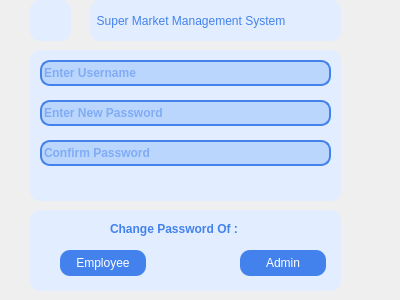
<?xml version="1.0" encoding="UTF-8"?>
<ui version="4.0">
 <class>adminUpdate</class>
 <widget class="QDialog" name="adminUpdate">
  <property name="geometry">
   <rect>
    <x>0</x>
    <y>0</y>
    <width>400</width>
    <height>300</height>
   </rect>
  </property>
  <property name="windowTitle">
   <string>Dialog</string>
  </property>
  <widget class="QFrame" name="frameText">
   <property name="geometry">
    <rect>
     <x>30</x>
     <y>50</y>
     <width>311</width>
     <height>151</height>
    </rect>
   </property>
   <property name="styleSheet">
    <string notr="true">QFrame 
{
background-color: #E2EEFF;
border-radius: 10px;
}</string>
   </property>
   <property name="frameShape">
    <enum>QFrame::StyledPanel</enum>
   </property>
   <property name="frameShadow">
    <enum>QFrame::Raised</enum>
   </property>
   <widget class="QLineEdit" name="username">
    <property name="geometry">
     <rect>
      <x>10</x>
      <y>10</y>
      <width>291</width>
      <height>26</height>
     </rect>
    </property>
    <property name="styleSheet">
     <string notr="true">QLineEdit
{
background-color : #BBD6FD;
color: #4382EC;
border: 2px solid #4382EC;
border-radius: 10px;
font-weight: bold;
}

QLineEdit:hover
{
background-color : #BBD6FD;
border: 3px solid #4382EC;
border-radius: 10px;
font-weight: bolder;
}

QLineEdit:focus
{
background-color : #BBD6FD;
border: 3px solid #4382EC;
border-radius: 10px;
color: #4382EC;
font-weight: italic;
}</string>
    </property>
    <property name="echoMode">
     <enum>QLineEdit::Normal</enum>
    </property>
    <property name="placeholderText">
     <string>Enter Username</string>
    </property>
   </widget>
   <widget class="QLineEdit" name="NewPassword">
    <property name="geometry">
     <rect>
      <x>10</x>
      <y>50</y>
      <width>291</width>
      <height>26</height>
     </rect>
    </property>
    <property name="styleSheet">
     <string notr="true">QLineEdit
{
background-color : #BBD6FD;
color: #4382EC;
border: 2px solid #4382EC;
border-radius: 10px;
font-weight: bold;
}

QLineEdit:hover
{
background-color : #BBD6FD;
border: 3px solid #4382EC;
border-radius: 10px;
font-weight: bolder;
}

QLineEdit:focus
{
background-color : #BBD6FD;
border: 3px solid #4382EC;
border-radius: 10px;
color: #4382EC;
font-weight: italic;
}</string>
    </property>
    <property name="echoMode">
     <enum>QLineEdit::Password</enum>
    </property>
    <property name="placeholderText">
     <string>Enter New Password</string>
    </property>
   </widget>
   <widget class="QLineEdit" name="ConfirmNewPassword">
    <property name="geometry">
     <rect>
      <x>10</x>
      <y>90</y>
      <width>291</width>
      <height>26</height>
     </rect>
    </property>
    <property name="styleSheet">
     <string notr="true">QLineEdit
{
background-color : #BBD6FD;
color: #4382EC;
border: 2px solid #4382EC;
border-radius: 10px;
font-weight: bold;
}

QLineEdit:hover
{
background-color : #BBD6FD;
border: 3px solid #4382EC;
border-radius: 10px;
font-weight: bolder;
}

QLineEdit:focus
{
background-color : #BBD6FD;
border: 3px solid #4382EC;
border-radius: 10px;
color: #4382EC;
font-weight: italic;
}</string>
    </property>
    <property name="echoMode">
     <enum>QLineEdit::Password</enum>
    </property>
    <property name="placeholderText">
     <string>Confirm Password</string>
    </property>
   </widget>
  </widget>
  <widget class="QFrame" name="frame">
   <property name="geometry">
    <rect>
     <x>30</x>
     <y>210</y>
     <width>311</width>
     <height>81</height>
    </rect>
   </property>
   <property name="styleSheet">
    <string notr="true">QFrame#frame {
background-color: #E2EEFF;
border-radius : 10px;
}</string>
   </property>
   <property name="frameShape">
    <enum>QFrame::StyledPanel</enum>
   </property>
   <property name="frameShadow">
    <enum>QFrame::Raised</enum>
   </property>
   <widget class="QPushButton" name="empPass">
    <property name="geometry">
     <rect>
      <x>30</x>
      <y>40</y>
      <width>86</width>
      <height>26</height>
     </rect>
    </property>
    <property name="styleSheet">
     <string notr="true">QPushButton {
	color: white;
	background-color: #4382EC;
	border-radius: 10px;
	text-align: center;
}

QPushButton:hover {
	color: #4382EC;
	font-weight: bold;
	background-color: #E2EEFF;
	border-radius: 10px;
	border: 2px solid #4382EC;
}

QPushButton:pressed {
color: #E2EEFF;
background-color: #3569B2;
border: 3px solid #BBD6FD;
}
	</string>
    </property>
    <property name="text">
     <string>Employee</string>
    </property>
   </widget>
   <widget class="QPushButton" name="adminPass">
    <property name="geometry">
     <rect>
      <x>210</x>
      <y>40</y>
      <width>86</width>
      <height>26</height>
     </rect>
    </property>
    <property name="styleSheet">
     <string notr="true">QPushButton {
	color: white;
	background-color: #4382EC;
	border-radius: 10px;
	text-align: center;
}

QPushButton:hover {
	color: #4382EC;
	font-weight: bold;
	background-color: #E2EEFF;
	border-radius: 10px;
	border: 2px solid #4382EC;
}

QPushButton:pressed {
color: #E2EEFF;
background-color: #3569B2;
border: 3px solid #BBD6FD;
}
	</string>
    </property>
    <property name="text">
     <string>Admin</string>
    </property>
   </widget>
   <widget class="QLabel" name="label">
    <property name="geometry">
     <rect>
      <x>80</x>
      <y>10</y>
      <width>151</width>
      <height>18</height>
     </rect>
    </property>
    <property name="styleSheet">
     <string notr="true">QLabel 
{
color: #4382EC;
font-weight: bold;
}</string>
    </property>
    <property name="text">
     <string>Change Password Of :</string>
    </property>
   </widget>
  </widget>
  <widget class="QLabel" name="label_2">
   <property name="geometry">
    <rect>
     <x>10</x>
     <y>-10</y>
     <width>65</width>
     <height>18</height>
    </rect>
   </property>
   <property name="styleSheet">
    <string notr="true">QLabel#label_2
{
color:#BBD6FD;
}</string>
   </property>
   <property name="text">
    <string/>
   </property>
  </widget>
  <widget class="QLabel" name="labelAppName">
   <property name="geometry">
    <rect>
     <x>90</x>
     <y>0</y>
     <width>251</width>
     <height>41</height>
    </rect>
   </property>
   <property name="styleSheet">
    <string notr="true">QLabel {
	color: #4382EC;
	font: 900 11pt &quot;Roboto&quot;;
	border-radius: 10px;
	text-align: center;
	background-color: #E2EEFF;
}
	</string>
   </property>
   <property name="text">
    <string>  Super Market Management System  </string>
   </property>
  </widget>
  <widget class="QPushButton" name="buttonBack">
   <property name="geometry">
    <rect>
     <x>30</x>
     <y>0</y>
     <width>41</width>
     <height>41</height>
    </rect>
   </property>
   <property name="styleSheet">
    <string notr="true">QPushButton
{
image:url(&quot;:/images/Back.svg&quot;);
background-color: #E2EEFF;
color: white;
border-radius: 10px;
text-align: center;
}

QPushButton:hover {
	color: #4382EC;
	font-weight: bold;
	background-color: #E2EEFF;
	border-radius: 10px;
	border: 2px solid #4382EC;
}

QPushButton:pressed {
color: #E2EEFF;
border: 4px solid #BBD6FD;
}
	</string>
   </property>
   <property name="text">
    <string/>
   </property>
  </widget>
 </widget>
 <resources/>
 <connections/>
</ui>
